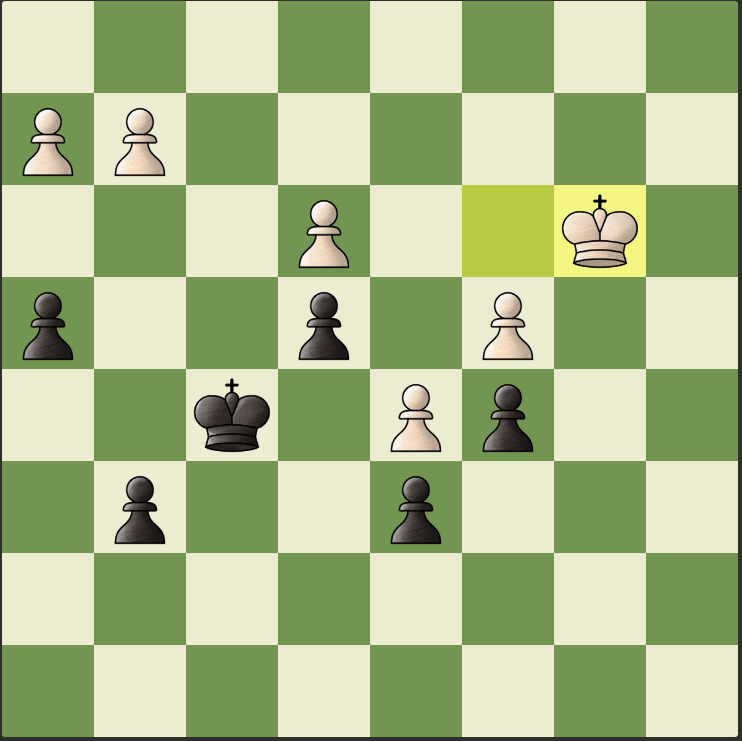
#> input picture Foto.jpg, 742 x 741 px
$ python -i CannyEdgeDect.py   (imports and definitions only)
#> lines starting #> are read from the running program, lines starting #| are printed output that depends on the picture; after the words box and inside, x2 and y2 are one past the last pixel; in counts of white or black regions, pixels touching at a corner belong together
import numpy as np
import matplotlib.pyplot as plt

def gaussian_kernel(size, sigma):
    size = int(size)
    x, y = np.mgrid[-size//2+1:size//2+1, -size//2+1:size//2+1]
    g = np.exp(-((x**2 + y**2)/(2.0*sigma**2)))
    return g / g.sum()

def convolve(image, kernel):
    padding = kernel.shape[0] // 2
    padded_img = np.zeros((image.shape[0] + 2*padding, image.shape[1] + 2*padding))
    padded_img[padding:-padding, padding:-padding] = image
    result = np.zeros_like(image, dtype=np.float32)
    for x in range(image.shape[0]):
        for y in range(image.shape[1]):
            result[x, y] = (kernel * padded_img[x:x+2*padding+1, y:y+2*padding+1]).sum()
    return result

def sobel_filters(image):
    Kx = np.array([[ -1, 0, 1],
                   [ -2, 0, 2],
                   [ -1, 0, 1]], np.float32)

    Ky = np.array([[ -1, -2, -1],
                   [  0,  0,  0],
                   [  1,  2,  1]], np.float32)

    Ix = convolve(image, Kx)
    Iy = convolve(image, Ky)

    G = np.hypot(Ix, Iy)
    G = G / G.max() * 255
    theta = np.arctan2(Iy, Ix)
    theta = np.rad2deg(theta) % 180
    return (G, theta)

def non_max_suppression(G, theta):
    nms = np.zeros_like(G)
    angle = theta.copy()

    angle[angle < 22.5] = 0
    angle[(angle >= 22.5) & (angle < 67.5)] = 45
    angle[(angle >= 67.5) & (angle < 112.5)] = 90
    angle[(angle >= 112.5) & (angle < 157.5)] = 135

    for i in range(1, G.shape[0]-1):
        for j in range(1, G.shape[1]-1):
            if angle[i,j] == 0:
                if G[i,j] >= G[i, j+1] and G[i,j] >= G[i, j-1]:
                    nms[i,j] = G[i,j]
            elif angle[i,j] == 45:
                if G[i,j] >= G[i-1, j+1] and G[i,j] >= G[i+1, j-1]:
                    nms[i,j] = G[i,j]
            elif angle[i,j] == 90:
                if G[i,j] >= G[i+1, j] and G[i,j] >= G[i-1, j]:
                    nms[i,j] = G[i,j]
            elif angle[i,j] == 135:
                if G[i,j] >= G[i-1, j-1] and G[i,j] >= G[i+1, j+1]:
                    nms[i,j] = G[i,j]
    return nms

def threshold(image, low, high):
    res = np.zeros_like(image)
    weak = 50
    strong = 255

    strong_i, strong_j = np.where(image >= high)
    weak_i, weak_j = np.where((image < high) & (image >= low))

    res[strong_i, strong_j] = strong
    res[weak_i, weak_j] = weak
    return (res, strong)

def hysteresis(image, weak=50):
    res = image.copy()
    strong = 255
    weak_i, weak_j = np.where(res == weak)
    queue = []
    for i, j in zip(weak_i, weak_j):
        if (res[i,j-1] == strong or
            res[i,j+1] == strong or
            res[i-1,j] == strong or
            res[i+1,j] == strong or
            res[i-1,j-1] == strong or
            res[i-1,j+1] == strong or
            res[i+1,j-1] == strong or
            res[i+1,j+1] == strong):
            queue.append((i,j))

    while queue:
        i,j = queue.pop(0)
        res[i,j] = strong
        for dx in [-1, 0, 1]:
            for dy in [-1, 0, 1]:
                if (0 <= i+dx < res.shape[0] and
                    0 <= j+dy < res.shape[1] and
                    res[i+dx, j+dy] == weak):
                    res[i+dx, j+dy] = strong
                    queue.append((i+dx, j+dy))

    res[res == weak] = 0
    return res

def canny(image, sigma=1, kernel_size=5, low_threshold=0.1, high_threshold=0.2):
    blurred = convolve(image, gaussian_kernel(kernel_size, sigma))
    G, theta = sobel_filters(blurred)
    nms = non_max_suppression(G, theta)
    tresh, strong = threshold(nms, low_threshold*nms.max(), high_threshold*nms.max())
    final = hysteresis(tresh)
    return final

def find_contours(edge_image):
    contours = []
    visited = np.zeros_like(edge_image, dtype=bool)
    directions = [(-1,-1), (-1,0), (-1,1),
                  (0,-1),         (0,1),
                  (1,-1),  (1,0), (1,1)]

    for i in range(1, edge_image.shape[0]-1):
        for j in range(1, edge_image.shape[1]-1):
            if edge_image[i,j] == 255 and not visited[i,j]:
                contour = []
                current = (i,j)
                prev_dir = 0
                contour.append(current)
                visited[current[0], current[1]] = True
                while True:
                    found = False
                    for d in range(8):
                        dx, dy = directions[(prev_dir - d) %8]
                        ni, nj = current[0]+dx, current[1]+dy
                        if (0 <= ni < edge_image.shape[0] and
                            0 <= nj < edge_image.shape[1] and
                            edge_image[ni,nj] == 255 and
                            not visited[ni,nj]):
                            current = (ni, nj)
                            visited[ni,nj] = True
                            contour.append(current)
                            prev_dir = (prev_dir - d) %8
                            found = True
                            break
                    if not found:
                        break
                if len(contour) > 10:
                    contours.append(contour)
    return contours

# ES
# [26 lines not run here, left out]

>>> import cv2
>>> picture = cv2.imread('Foto.jpg', cv2.IMREAD_GRAYSCALE)
#> picture: shape (741, 742); min 0, max 255, mean 177
>>> result = canny(picture)
#> in convolve (call 2), `padded_img[padding:-padding, padding:-padding] = image`:
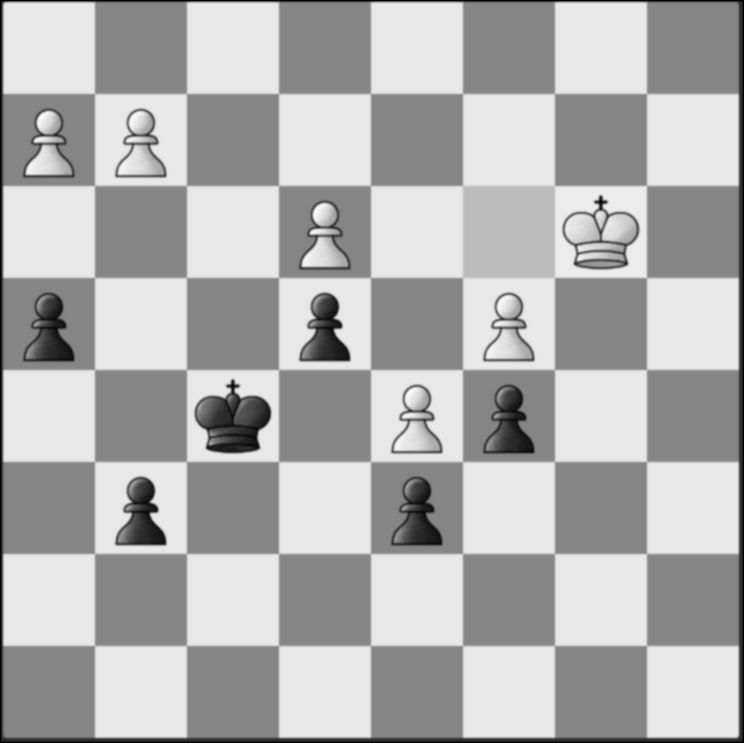
#> padded_img: shape (743, 744) float64; min 0, max 248.5, mean 175.9
#> after the loop in convolve (call 2), `for x in range(image.shape[0]):`:
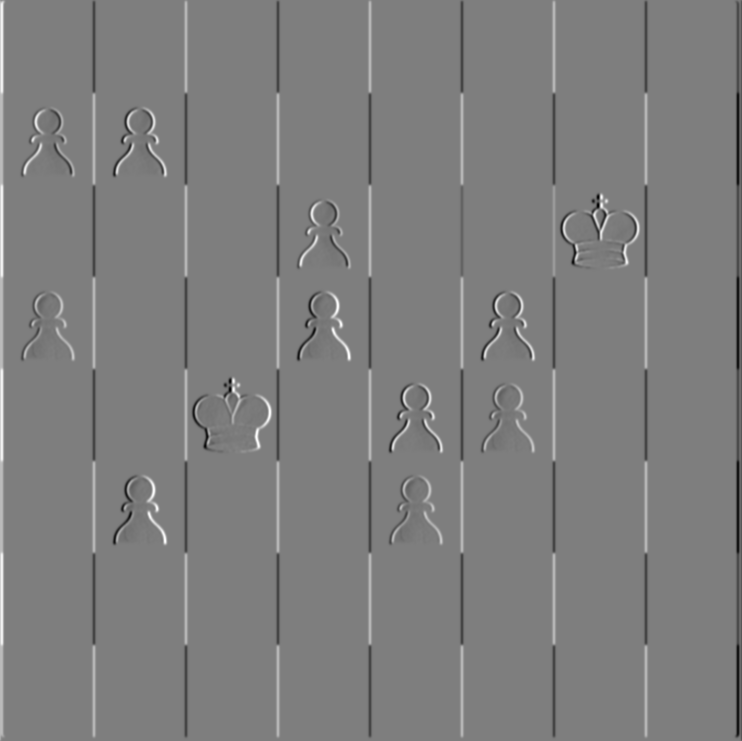
#> result: shape (741, 742) float32; min -576, max 589, mean 0; drawn with min black and max white
#> after the loop in convolve (call 3), `for x in range(image.shape[0]):`:
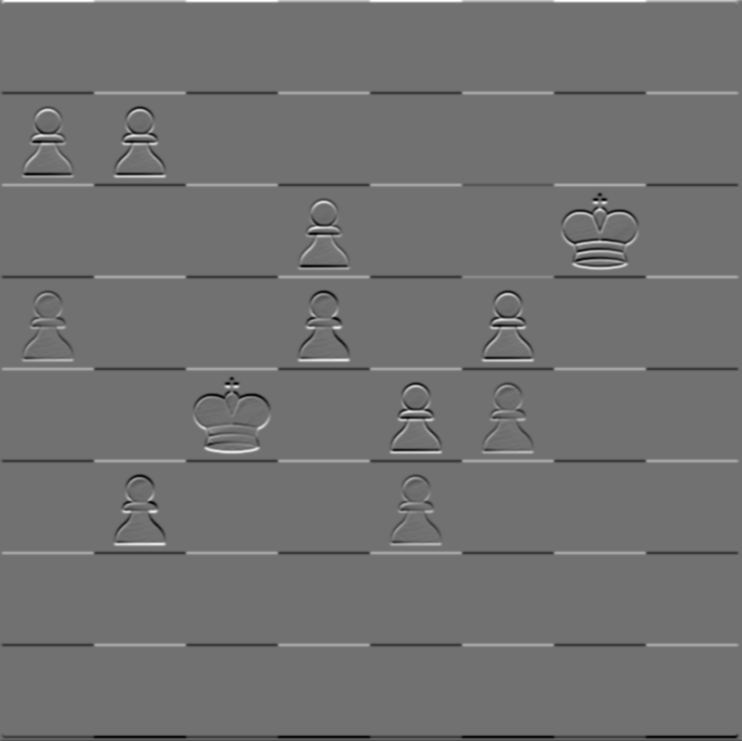
#> result: shape (741, 742) float32; min -556.5, max 695.7, mean -0.2; drawn with min black and max white
#> in non_max_suppression, `angle[angle < 22.5] = 0`: angle: shape (741, 742) float32; min 0, max 180, mean 14.3
#> in non_max_suppression, `angle[(angle >= 22.5) & (angle < 67.5)] = 45`: angle: shape (741, 742) float32; min 0, max 180, mean 14.4
#> in non_max_suppression, `angle[(angle >= 67.5) & (angle < 112.5)] = 90`: angle: shape (741, 742) float32; min 0, max 180, mean 14.4
#> in non_max_suppression, `angle[(angle >= 112.5) & (angle < 157.5)] = 135`: angle: shape (741, 742) float32; min 0, max 180, mean 14.4
#> after the loop in non_max_suppression, `for i in range(1, G.shape[0]-1):`:
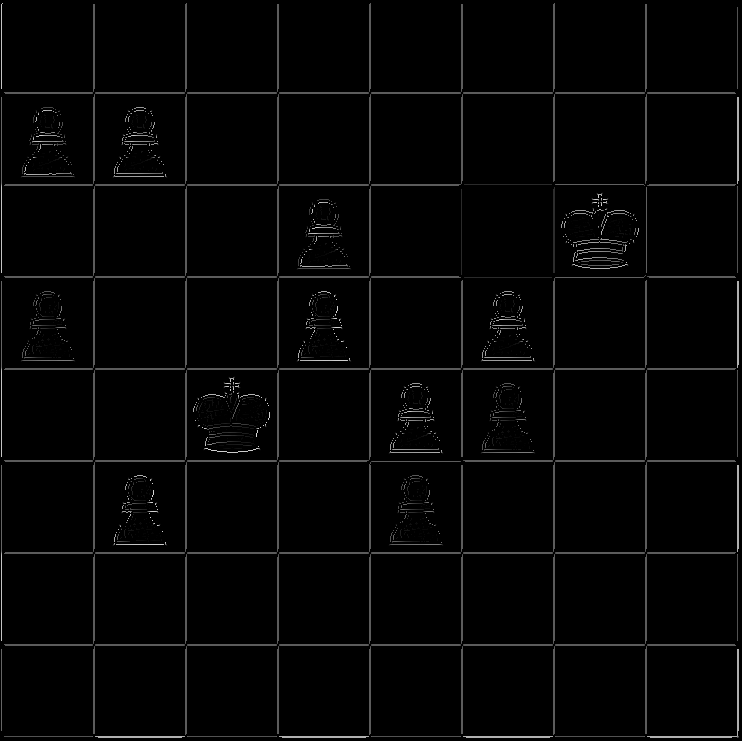
#> nms: shape (741, 742) float32; min 0, max 216.1, mean 4.9
#> in threshold, `weak_i, weak_j = np.where((image < high) & (image >= low))`: weak_i = 907 values from 110 to 737; weak_j = 907 values, max 738 at index 906, min 21 at index 45, mean 338.4
#> in canny, `tresh, strong = threshold(nms, low_threshold*nms.max(), high_threshold..`:
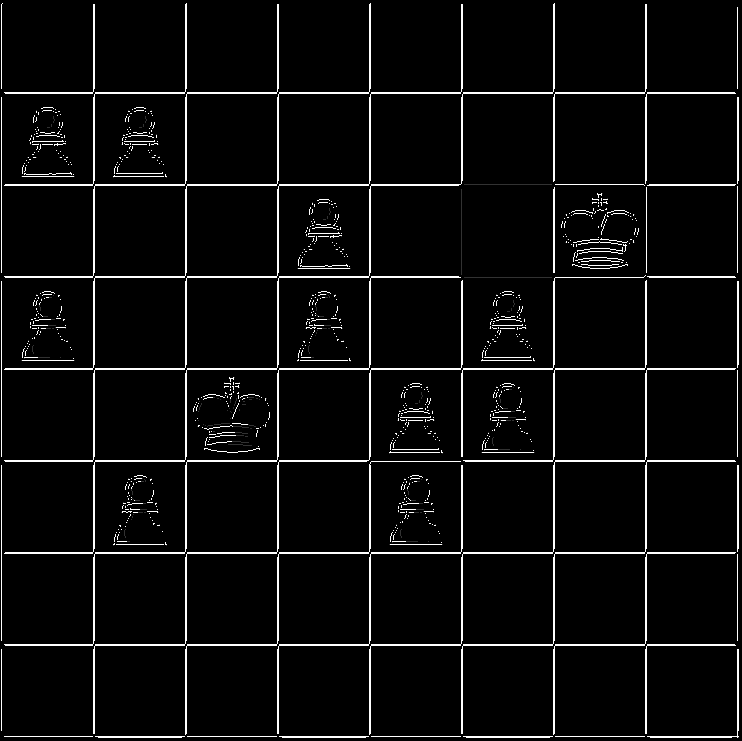
#> tresh: shape (741, 742) float32; min 0, max 255, mean 12
#> in canny, `tresh, strong = threshold(nms, low_threshold*nms.max(), high_threshold..`: strong = 255
#> in hysteresis, `weak_i, weak_j = np.where(res == weak)`: weak_i = 907 values from 110 to 737
#> the loop in hysteresis, `for i, j in zip(weak_i, weak_j):` made 907 passes
#> (i, j) on passes 1 to 3: (110, 36), (110, 128), (110, 151)
#> after the loop in hysteresis, `for i, j in zip(weak_i, weak_j):`: queue = 184 pairs, first value 110 to 737, second value 21 to 738
#> the loop in hysteresis, `while queue:` made 410 passes
#> after the loop in hysteresis, `while queue:`:
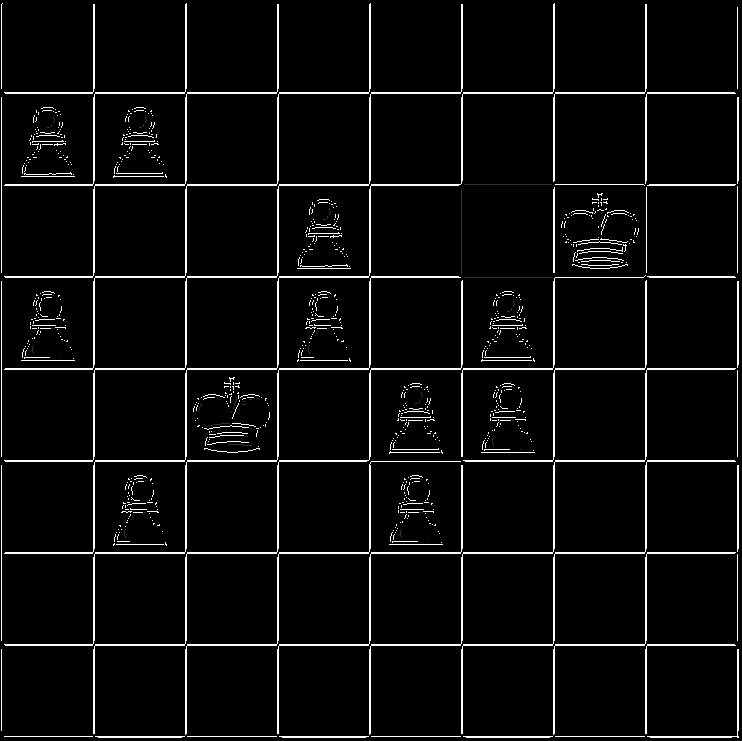
#> res: shape (741, 742) float32; 0.07% of pixels changed, all inside (x1, y1, x2, y2) = (21, 110, 739, 738)
#> after the loop in hysteresis, `while queue:`: queue = []
#> in hysteresis, `res[res == weak] = 0`:
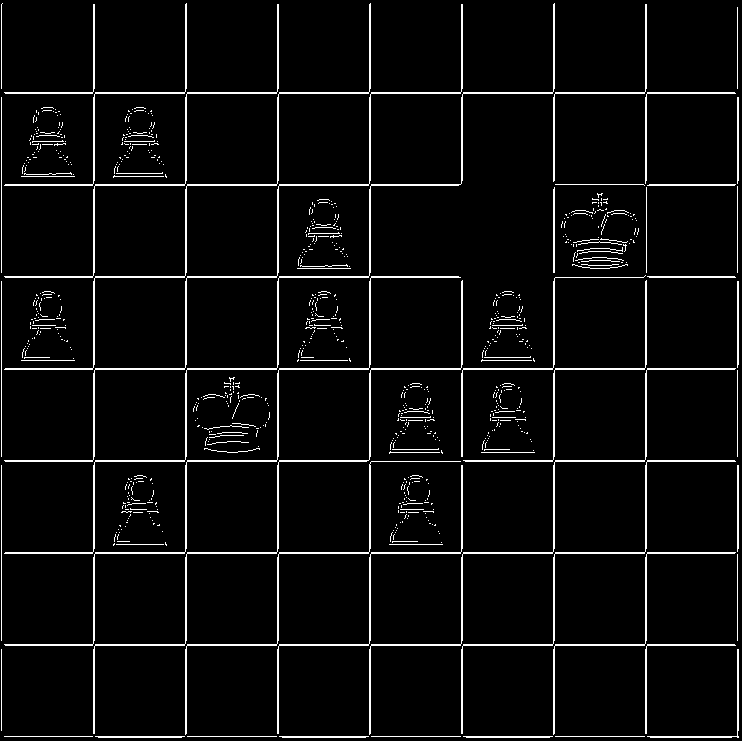
#> res: shape (741, 742) float32; 4.8% white in thin lines or dots

$ run again, on ScacchieraCompleta.jpg
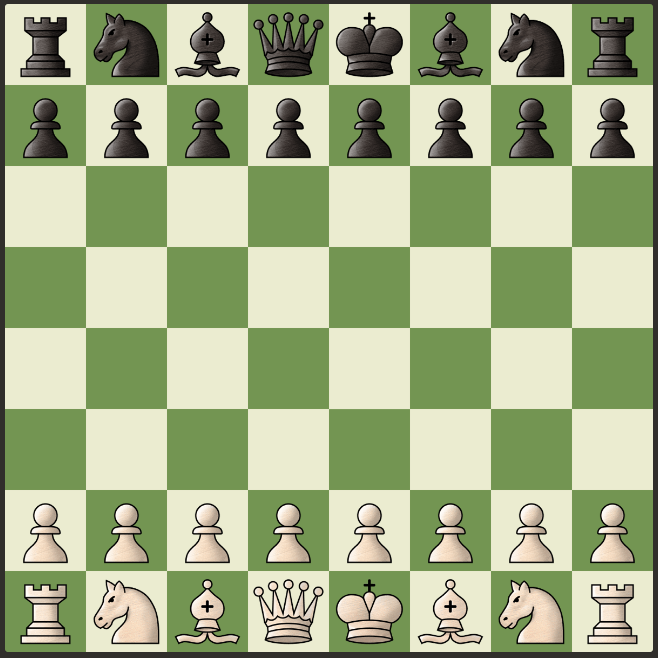
#> input picture ScacchieraCompleta.jpg, 658 x 658 px
#> padded_img: shape (660, 660) float64
#> in threshold, `weak_i, weak_j = np.where((image < high) & (image >= low))`: weak_i = 1954 values from 3 to 652; weak_j = 1954 values, max 653 at index 2, min 4 at index 0, mean 328.9
#> strong = 255
#> in hysteresis, `weak_i, weak_j = np.where(res == weak)`: weak_i = 1954 values from 3 to 652
#> the loop in hysteresis, `for i, j in zip(weak_i, weak_j):` made 1954 passes
#> (i, j) on passes 1 to 3: (3, 4), (3, 652), (4, 653)
#> after the loop in hysteresis, `for i, j in zip(weak_i, weak_j):`: queue = 604 pairs, first value 3 to 652, second value 4 to 653
#> the loop in hysteresis, `while queue:` made 1252 passes
#> after the loop in hysteresis, `while queue:`:
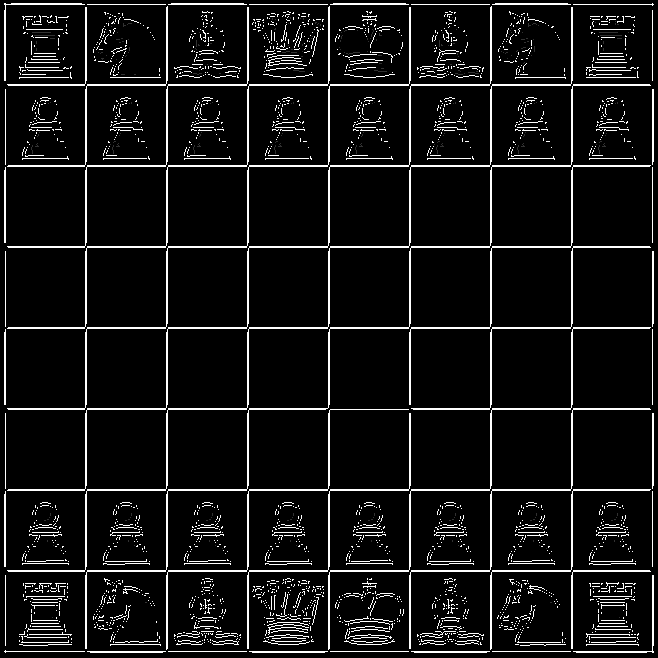
#> res: shape (658, 658) float32; min 0, max 255, mean 19.7
#> after the loop in hysteresis, `while queue:`: queue = []
#> in hysteresis, `res[res == weak] = 0`:
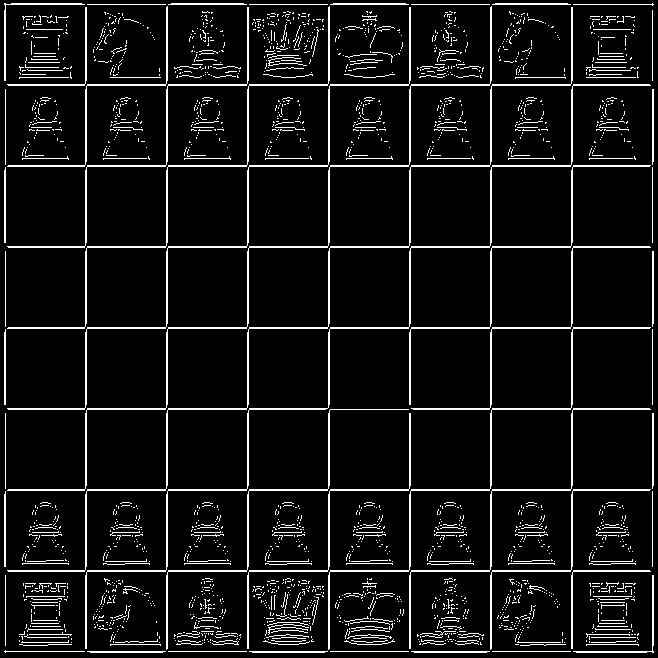
#> res: shape (658, 658) float32; 7.7% white in thin lines or dots
